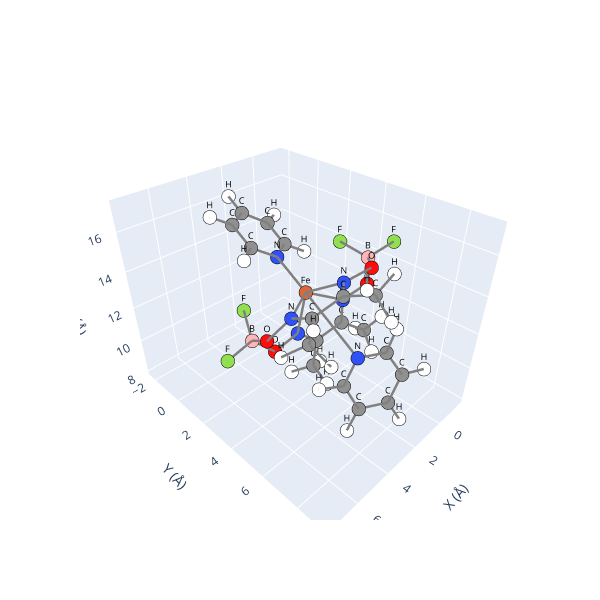

The notebook cell saved with this chart:
### Code cell
mol_hs.view()

### Figure 1 — Plotly figure (JSON) as saved in the notebook; plotly's stock layout.template omitted (floating-point values rounded to 4 significant figures)
{"data": [{"hoverinfo": "text", "marker": {"color": ["#E06633", "#3050F8", "#3050F8", "#3050F8", "#3050F8", "#FF0D0D", "#FF0D0D", "#FF0D0D", "#909090", "#909090", "#909090", "#909090", "#909090", "#FFFFFF", "#FFFFFF", "#FFFFFF", "#909090", "#FFFFFF", "#FFFFFF", "#FFFFFF", "#909090", "#FFFFFF", "#FFFFFF", "#FFFFFF", "#FFB5B5", "#FFB5B5", "#90E050", "#90E050", "#90E050", "#3050F8", "#909090", "#FFFFFF", "#909090", "#909090", "#909090", "#FFFFFF", "#909090", "#FFFFFF", "#3050F8", "#909090", "#FFFFFF", "#909090", "#FFFFFF", "#909090", "#FFFFFF", "#909090", "#FFFFFF", "#909090", "#FFFFFF", "#909090", "#FFFFFF", "#FFFFFF", "#FFFFFF", "#FF0D0D", "#90E050", "#FFFFFF", "#FFFFFF"], "line": {"color": "black", "width": 1}, "size": 8}, "mode": "markers", "showlegend": false, "text": ["Fe", "N", "N", "N", "N", "O", "O", "O", "C", "C", "C", "C", "C", "H", "H", "H", "C", "H", "H", "H", "C", "H", "H", "H", "B", "B", "F", "F", "F", "N", "C", "H", "C", "C", "C", "H", "C", "H", "N", "C", "H", "C", "H", "C", "H", "C", "H", "C", "H", "C", "H", "H", "H", "O", "F", "H", "H"], "type": "scatter3d", "x": [2.881, 2.517, 4.76, 3.313, 1.071, 1.296, 5.813, 4.529, 3.525, 4.796, 2.336, 1.067, 3.395, 2.437, 3.422, 4.225, 5.966, 6.841, 6.203, 5.728, 2.502, 3.369, 2.689, 1.598, 0.2116, 5.568, 0.6016, 5.078, 6.728, 2.749, 1.603, 0.7659, 1.475, 2.567, 3.752, 4.633, 3.807, 4.722, 3.167, 1.954, 1.34, 1.463, 0.4636, 2.278, 1.932, 3.541, 4.208, 3.939, 4.909, -0.08744, -0.8598, -0.5262, 0.2388, 0.01148, -0.9487, 2.495, 0.5269], "y": [3.727, 5.459, 4.7, 3.657, 4.321, 5.874, 4.372, 3.429, 6.251, 5.831, 3.91, 4.327, 7.591, 7.657, 8.382, 7.782, 6.759, 6.237, 7.165, 7.615, 3.907, 3.29, 4.933, 3.532, 4.899, 3.154, 3.629, 2.134, 2.855, 1.862, 1.161, 1.632, -0.08473, -0.6085, 0.1295, -0.2413, 1.359, 1.955, 6.895, 7.454, 7.412, 8.036, 8.48, 8.032, 8.482, 7.435, 7.399, 6.876, 6.372, 4.812, 5.228, 3.984, 5.585, 4.828, 5.356, -1.581, -0.6255], "z": [13.67, 14.82, 13.74, 11.59, 12.71, 15.2, 12.97, 11.07, 15.02, 14.38, 10.77, 11.41, 15.67, 16.2, 14.89, 16.36, 14.33, 13.92, 15.32, 13.67, 9.283, 9.01, 8.917, 8.779, 14.85, 12.13, 15.3, 12.96, 11.49, 14.62, 14.57, 14.05, 15.18, 15.88, 15.93, 16.47, 15.28, 15.26, 12.07, 11.99, 12.9, 10.82, 10.8, 9.681, 8.745, 9.76, 8.894, 10.98, 11.08, 10.59, 11.25, 10.01, 9.878, 13.36, 15.39, 16.38, 15.12]}, {"hoverinfo": "none", "mode": "text", "showlegend": false, "text": ["Fe", "N", "N", "N", "N", "O", "O", "O", "C", "C", "C", "C", "C", "H", "H", "H", "C", "H", "H", "H", "C", "H", "H", "H", "B", "B", "F", "F", "F", "N", "C", "H", "C", "C", "C", "H", "C", "H", "N", "C", "H", "C", "H", "C", "H", "C", "H", "C", "H", "C", "H", "H", "H", "O", "F", "H", "H"], "textfont": {"color": "black", "size": 9}, "type": "scatter3d", "x": [2.881, 2.517, 4.76, 3.313, 1.071, 1.296, 5.813, 4.529, 3.525, 4.796, 2.336, 1.067, 3.395, 2.437, 3.422, 4.225, 5.966, 6.841, 6.203, 5.728, 2.502, 3.369, 2.689, 1.598, 0.2116, 5.568, 0.6016, 5.078, 6.728, 2.749, 1.603, 0.7659, 1.475, 2.567, 3.752, 4.633, 3.807, 4.722, 3.167, 1.954, 1.34, 1.463, 0.4636, 2.278, 1.932, 3.541, 4.208, 3.939, 4.909, -0.08744, -0.8598, -0.5262, 0.2388, 0.01148, -0.9487, 2.495, 0.5269], "y": [3.727, 5.459, 4.7, 3.657, 4.321, 5.874, 4.372, 3.429, 6.251, 5.831, 3.91, 4.327, 7.591, 7.657, 8.382, 7.782, 6.759, 6.237, 7.165, 7.615, 3.907, 3.29, 4.933, 3.532, 4.899, 3.154, 3.629, 2.134, 2.855, 1.862, 1.161, 1.632, -0.08473, -0.6085, 0.1295, -0.2413, 1.359, 1.955, 6.895, 7.454, 7.412, 8.036, 8.48, 8.032, 8.482, 7.435, 7.399, 6.876, 6.372, 4.812, 5.228, 3.984, 5.585, 4.828, 5.356, -1.581, -0.6255], "z": [13.67, 14.82, 13.74, 11.59, 12.71, 15.2, 12.97, 11.07, 15.02, 14.38, 10.77, 11.41, 15.67, 16.2, 14.89, 16.36, 14.33, 13.92, 15.32, 13.67, 9.283, 9.01, 8.917, 8.779, 14.85, 12.13, 15.3, 12.96, 11.49, 14.62, 14.57, 14.05, 15.18, 15.88, 15.93, 16.47, 15.28, 15.26, 12.07, 11.99, 12.9, 10.82, 10.8, 9.681, 8.745, 9.76, 8.894, 10.98, 11.08, 10.59, 11.25, 10.01, 9.878, 13.36, 15.39, 16.38, 15.12]}, {"hoverinfo": "none", "line": {"color": "gray", "width": 5}, "mode": "lines", "showlegend": false, "type": "scatter3d", "x": [1.071, 2.881], "y": [4.321, 3.727], "z": [12.71, 13.67]}, {"hoverinfo": "none", "line": {"color": "gray", "width": 5}, "mode": "lines", "showlegend": false, "type": "scatter3d", "x": [0.2388, -0.08744], "y": [5.585, 4.812], "z": [9.878, 10.59]}, {"hoverinfo": "none", "line": {"color": "gray", "width": 5}, "mode": "lines", "showlegend": false, "type": "scatter3d", "x": [1.296, 2.517], "y": [5.874, 5.459], "z": [15.2, 14.82]}, {"hoverinfo": "none", "line": {"color": "gray", "width": 5}, "mode": "lines", "showlegend": false, "type": "scatter3d", "x": [3.525, 4.796], "y": [6.251, 5.831], "z": [15.02, 14.38]}, {"hoverinfo": "none", "line": {"color": "gray", "width": 5}, "mode": "lines", "showlegend": false, "type": "scatter3d", "x": [4.796, 3.525], "y": [5.831, 6.251], "z": [14.38, 15.02]}, {"hoverinfo": "none", "line": {"color": "gray", "width": 5}, "mode": "lines", "showlegend": false, "type": "scatter3d", "x": [5.813, 4.76], "y": [4.372, 4.7], "z": [12.97, 13.74]}, {"hoverinfo": "none", "line": {"color": "gray", "width": 5}, "mode": "lines", "showlegend": false, "type": "scatter3d", "x": [1.475, 1.603], "y": [-0.08473, 1.161], "z": [15.18, 14.57]}, {"hoverinfo": "none", "line": {"color": "gray", "width": 5}, "mode": "lines", "showlegend": false, "type": "scatter3d", "x": [0.2116, 0.6016], "y": [4.899, 3.629], "z": [14.85, 15.3]}, {"hoverinfo": "none", "line": {"color": "gray", "width": 5}, "mode": "lines", "showlegend": false, "type": "scatter3d", "x": [1.463, 0.4636], "y": [8.036, 8.48], "z": [10.82, 10.8]}, {"hoverinfo": "none", "line": {"color": "gray", "width": 5}, "mode": "lines", "showlegend": false, "type": "scatter3d", "x": [0.4636, 1.463], "y": [8.48, 8.036], "z": [10.8, 10.82]}, {"hoverinfo": "none", "line": {"color": "gray", "width": 5}, "mode": "lines", "showlegend": false, "type": "scatter3d", "x": [2.502, 2.689], "y": [3.907, 4.933], "z": [9.283, 8.917]}, {"hoverinfo": "none", "line": {"color": "gray", "width": 5}, "mode": "lines", "showlegend": false, "type": "scatter3d", "x": [-0.9487, 0.2116], "y": [5.356, 4.899], "z": [15.39, 14.85]}, {"hoverinfo": "none", "line": {"color": "gray", "width": 5}, "mode": "lines", "showlegend": false, "type": "scatter3d", "x": [4.909, 3.939], "y": [6.372, 6.876], "z": [11.08, 10.98]}, {"hoverinfo": "none", "line": {"color": "gray", "width": 5}, "mode": "lines", "showlegend": false, "type": "scatter3d", "x": [3.167, 2.881], "y": [6.895, 3.727], "z": [12.07, 13.67]}, {"hoverinfo": "none", "line": {"color": "gray", "width": 5}, "mode": "lines", "showlegend": false, "type": "scatter3d", "x": [2.517, 3.525], "y": [5.459, 6.251], "z": [14.82, 15.02]}, {"hoverinfo": "none", "line": {"color": "gray", "width": 5}, "mode": "lines", "showlegend": false, "type": "scatter3d", "x": [4.529, 3.313], "y": [3.429, 3.657], "z": [11.07, 11.59]}, {"hoverinfo": "none", "line": {"color": "gray", "width": 5}, "mode": "lines", "showlegend": false, "type": "scatter3d", "x": [2.336, 2.502], "y": [3.91, 3.907], "z": [10.77, 9.283]}, {"hoverinfo": "none", "line": {"color": "gray", "width": 5}, "mode": "lines", "showlegend": false, "type": "scatter3d", "x": [3.939, 4.909], "y": [6.876, 6.372], "z": [10.98, 11.08]}, {"hoverinfo": "none", "line": {"color": "gray", "width": 5}, "mode": "lines", "showlegend": false, "type": "scatter3d", "x": [5.568, 5.078], "y": [3.154, 2.134], "z": [12.13, 12.96]}, {"hoverinfo": "none", "line": {"color": "gray", "width": 5}, "mode": "lines", "showlegend": false, "type": "scatter3d", "x": [1.598, 2.502], "y": [3.532, 3.907], "z": [8.779, 9.283]}, {"hoverinfo": "none", "line": {"color": "gray", "width": 5}, "mode": "lines", "showlegend": false, "type": "scatter3d", "x": [2.749, 3.807], "y": [1.862, 1.359], "z": [14.62, 15.28]}, {"hoverinfo": "none", "line": {"color": "gray", "width": 5}, "mode": "lines", "showlegend": false, "type": "scatter3d", "x": [6.841, 5.966], "y": [6.237, 6.759], "z": [13.92, 14.33]}, {"hoverinfo": "none", "line": {"color": "gray", "width": 5}, "mode": "lines", "showlegend": false, "type": "scatter3d", "x": [3.167, 1.954], "y": [6.895, 7.454], "z": [12.07, 11.99]}, {"hoverinfo": "none", "line": {"color": "gray", "width": 5}, "mode": "lines", "showlegend": false, "type": "scatter3d", "x": [0.5269, 1.475], "y": [-0.6255, -0.08473], "z": [15.12, 15.18]}, {"hoverinfo": "none", "line": {"color": "gray", "width": 5}, "mode": "lines", "showlegend": false, "type": "scatter3d", "x": [2.437, 3.395], "y": [7.657, 7.591], "z": [16.2, 15.67]}, {"hoverinfo": "none", "line": {"color": "gray", "width": 5}, "mode": "lines", "showlegend": false, "type": "scatter3d", "x": [-0.08744, 1.067], "y": [4.812, 4.327], "z": [10.59, 11.41]}, {"hoverinfo": "none", "line": {"color": "gray", "width": 5}, "mode": "lines", "showlegend": false, "type": "scatter3d", "x": [5.966, 6.841], "y": [6.759, 6.237], "z": [14.33, 13.92]}, {"hoverinfo": "none", "line": {"color": "gray", "width": 5}, "mode": "lines", "showlegend": false, "type": "scatter3d", "x": [-0.8598, -0.08744], "y": [5.228, 4.812], "z": [11.25, 10.59]}, {"hoverinfo": "none", "line": {"color": "gray", "width": 5}, "mode": "lines", "showlegend": false, "type": "scatter3d", "x": [3.395, 2.437], "y": [7.591, 7.657], "z": [15.67, 16.2]}, {"hoverinfo": "none", "line": {"color": "gray", "width": 5}, "mode": "lines", "showlegend": false, "type": "scatter3d", "x": [3.313, 2.336], "y": [3.657, 3.91], "z": [11.59, 10.77]}, {"hoverinfo": "none", "line": {"color": "gray", "width": 5}, "mode": "lines", "showlegend": false, "type": "scatter3d", "x": [4.208, 3.541], "y": [7.399, 7.435], "z": [8.894, 9.76]}, {"hoverinfo": "none", "line": {"color": "gray", "width": 5}, "mode": "lines", "showlegend": false, "type": "scatter3d", "x": [2.881, 4.76], "y": [3.727, 4.7], "z": [13.67, 13.74]}, {"hoverinfo": "none", "line": {"color": "gray", "width": 5}, "mode": "lines", "showlegend": false, "type": "scatter3d", "x": [-0.08744, -0.8598], "y": [4.812, 5.228], "z": [10.59, 11.25]}, {"hoverinfo": "none", "line": {"color": "gray", "width": 5}, "mode": "lines", "showlegend": false, "type": "scatter3d", "x": [0.2116, 1.296], "y": [4.899, 5.874], "z": [14.85, 15.2]}, {"hoverinfo": "none", "line": {"color": "gray", "width": 5}, "mode": "lines", "showlegend": false, "type": "scatter3d", "x": [3.807, 3.752], "y": [1.359, 0.1295], "z": [15.28, 15.93]}, {"hoverinfo": "none", "line": {"color": "gray", "width": 5}, "mode": "lines", "showlegend": false, "type": "scatter3d", "x": [3.541, 4.208], "y": [7.435, 7.399], "z": [9.76, 8.894]}, {"hoverinfo": "none", "line": {"color": "gray", "width": 5}, "mode": "lines", "showlegend": false, "type": "scatter3d", "x": [1.463, 1.954], "y": [8.036, 7.454], "z": [10.82, 11.99]}, {"hoverinfo": "none", "line": {"color": "gray", "width": 5}, "mode": "lines", "showlegend": false, "type": "scatter3d", "x": [0.01148, 1.071], "y": [4.828, 4.321], "z": [13.36, 12.71]}, {"hoverinfo": "none", "line": {"color": "gray", "width": 5}, "mode": "lines", "showlegend": false, "type": "scatter3d", "x": [5.966, 5.728], "y": [6.759, 7.615], "z": [14.33, 13.67]}, {"hoverinfo": "none", "line": {"color": "gray", "width": 5}, "mode": "lines", "showlegend": false, "type": "scatter3d", "x": [6.203, 5.966], "y": [7.165, 6.759], "z": [15.32, 14.33]}, {"hoverinfo": "none", "line": {"color": "gray", "width": 5}, "mode": "lines", "showlegend": false, "type": "scatter3d", "x": [2.502, 2.336], "y": [3.907, 3.91], "z": [9.283, 10.77]}, {"hoverinfo": "none", "line": {"color": "gray", "width": 5}, "mode": "lines", "showlegend": false, "type": "scatter3d", "x": [3.395, 4.225], "y": [7.591, 7.782], "z": [15.67, 16.36]}, {"hoverinfo": "none", "line": {"color": "gray", "width": 5}, "mode": "lines", "showlegend": false, "type": "scatter3d", "x": [3.422, 3.395], "y": [8.382, 7.591], "z": [14.89, 15.67]}, {"hoverinfo": "none", "line": {"color": "gray", "width": 5}, "mode": "lines", "showlegend": false, "type": "scatter3d", "x": [1.071, 1.067], "y": [4.321, 4.327], "z": [12.71, 11.41]}, {"hoverinfo": "none", "line": {"color": "gray", "width": 5}, "mode": "lines", "showlegend": false, "type": "scatter3d", "x": [1.954, 1.463], "y": [7.454, 8.036], "z": [11.99, 10.82]}, {"hoverinfo": "none", "line": {"color": "gray", "width": 5}, "mode": "lines", "showlegend": false, "type": "scatter3d", "x": [1.067, 1.071], "y": [4.327, 4.321], "z": [11.41, 12.71]}, {"hoverinfo": "none", "line": {"color": "gray", "width": 5}, "mode": "lines", "showlegend": false, "type": "scatter3d", "x": [0.2116, 0.01148], "y": [4.899, 4.828], "z": [14.85, 13.36]}, {"hoverinfo": "none", "line": {"color": "gray", "width": 5}, "mode": "lines", "showlegend": false, "type": "scatter3d", "x": [4.796, 5.966], "y": [5.831, 6.759], "z": [14.38, 14.33]}, {"hoverinfo": "none", "line": {"color": "gray", "width": 5}, "mode": "lines", "showlegend": false, "type": "scatter3d", "x": [-0.08744, 0.2388], "y": [4.812, 5.585], "z": [10.59, 9.878]}, {"hoverinfo": "none", "line": {"color": "gray", "width": 5}, "mode": "lines", "showlegend": false, "type": "scatter3d", "x": [2.517, 1.296], "y": [5.459, 5.874], "z": [14.82, 15.2]}, {"hoverinfo": "none", "line": {"color": "gray", "width": 5}, "mode": "lines", "showlegend": false, "type": "scatter3d", "x": [5.568, 5.813], "y": [3.154, 4.372], "z": [12.13, 12.97]}, {"hoverinfo": "none", "line": {"color": "gray", "width": 5}, "mode": "lines", "showlegend": false, "type": "scatter3d", "x": [1.603, 2.749], "y": [1.161, 1.862], "z": [14.57, 14.62]}, {"hoverinfo": "none", "line": {"color": "gray", "width": 5}, "mode": "lines", "showlegend": false, "type": "scatter3d", "x": [3.939, 3.541], "y": [6.876, 7.435], "z": [10.98, 9.76]}, {"hoverinfo": "none", "line": {"color": "gray", "width": 5}, "mode": "lines", "showlegend": false, "type": "scatter3d", "x": [3.395, 3.525], "y": [7.591, 6.251], "z": [15.67, 15.02]}, {"hoverinfo": "none", "line": {"color": "gray", "width": 5}, "mode": "lines", "showlegend": false, "type": "scatter3d", "x": [2.278, 1.463], "y": [8.032, 8.036], "z": [9.681, 10.82]}, {"hoverinfo": "none", "line": {"color": "gray", "width": 5}, "mode": "lines", "showlegend": false, "type": "scatter3d", "x": [2.502, 3.369], "y": [3.907, 3.29], "z": [9.283, 9.01]}, {"hoverinfo": "none", "line": {"color": "gray", "width": 5}, "mode": "lines", "showlegend": false, "type": "scatter3d", "x": [3.369, 2.502], "y": [3.29, 3.907], "z": [9.01, 9.283]}, {"hoverinfo": "none", "line": {"color": "gray", "width": 5}, "mode": "lines", "showlegend": false, "type": "scatter3d", "x": [0.7659, 1.603], "y": [1.632, 1.161], "z": [14.05, 14.57]}, {"hoverinfo": "none", "line": {"color": "gray", "width": 5}, "mode": "lines", "showlegend": false, "type": "scatter3d", "x": [2.495, 2.567], "y": [-1.581, -0.6085], "z": [16.38, 15.88]}, {"hoverinfo": "none", "line": {"color": "gray", "width": 5}, "mode": "lines", "showlegend": false, "type": "scatter3d", "x": [3.807, 2.749], "y": [1.359, 1.862], "z": [15.28, 14.62]}, {"hoverinfo": "none", "line": {"color": "gray", "width": 5}, "mode": "lines", "showlegend": false, "type": "scatter3d", "x": [4.76, 5.813], "y": [4.7, 4.372], "z": [13.74, 12.97]}, {"hoverinfo": "none", "line": {"color": "gray", "width": 5}, "mode": "lines", "showlegend": false, "type": "scatter3d", "x": [6.728, 5.568], "y": [2.855, 3.154], "z": [11.49, 12.13]}, {"hoverinfo": "none", "line": {"color": "gray", "width": 5}, "mode": "lines", "showlegend": false, "type": "scatter3d", "x": [3.939, 3.167], "y": [6.876, 6.895], "z": [10.98, 12.07]}, {"hoverinfo": "none", "line": {"color": "gray", "width": 5}, "mode": "lines", "showlegend": false, "type": "scatter3d", "x": [1.603, 0.7659], "y": [1.161, 1.632], "z": [14.57, 14.05]}, {"hoverinfo": "none", "line": {"color": "gray", "width": 5}, "mode": "lines", "showlegend": false, "type": "scatter3d", "x": [3.313, 4.529], "y": [3.657, 3.429], "z": [11.59, 11.07]}, {"hoverinfo": "none", "line": {"color": "gray", "width": 5}, "mode": "lines", "showlegend": false, "type": "scatter3d", "x": [2.502, 1.598], "y": [3.907, 3.532], "z": [9.283, 8.779]}, {"hoverinfo": "none", "line": {"color": "gray", "width": 5}, "mode": "lines", "showlegend": false, "type": "scatter3d", "x": [2.689, 2.502], "y": [4.933, 3.907], "z": [8.917, 9.283]}, {"hoverinfo": "none", "line": {"color": "gray", "width": 5}, "mode": "lines", "showlegend": false, "type": "scatter3d", "x": [4.796, 4.76], "y": [5.831, 4.7], "z": [14.38, 13.74]}, {"hoverinfo": "none", "line": {"color": "gray", "width": 5}, "mode": "lines", "showlegend": false, "type": "scatter3d", "x": [3.167, 3.939], "y": [6.895, 6.876], "z": [12.07, 10.98]}, {"hoverinfo": "none", "line": {"color": "gray", "width": 5}, "mode": "lines", "showlegend": false, "type": "scatter3d", "x": [2.336, 3.313], "y": [3.91, 3.657], "z": [10.77, 11.59]}, {"hoverinfo": "none", "line": {"color": "gray", "width": 5}, "mode": "lines", "showlegend": false, "type": "scatter3d", "x": [2.517, 2.881], "y": [5.459, 3.727], "z": [14.82, 13.67]}, {"hoverinfo": "none", "line": {"color": "gray", "width": 5}, "mode": "lines", "showlegend": false, "type": "scatter3d", "x": [3.541, 2.278], "y": [7.435, 8.032], "z": [9.76, 9.681]}, {"hoverinfo": "none", "line": {"color": "gray", "width": 5}, "mode": "lines", "showlegend": false, "type": "scatter3d", "x": [2.881, 2.749], "y": [3.727, 1.862], "z": [13.67, 14.62]}, {"hoverinfo": "none", "line": {"color": "gray", "width": 5}, "mode": "lines", "showlegend": false, "type": "scatter3d", "x": [5.568, 6.728], "y": [3.154, 2.855], "z": [12.13, 11.49]}, {"hoverinfo": "none", "line": {"color": "gray", "width": 5}, "mode": "lines", "showlegend": false, "type": "scatter3d", "x": [2.881, 3.167], "y": [3.727, 6.895], "z": [13.67, 12.07]}, {"hoverinfo": "none", "line": {"color": "gray", "width": 5}, "mode": "lines", "showlegend": false, "type": "scatter3d", "x": [3.313, 2.881], "y": [3.657, 3.727], "z": [11.59, 13.67]}, {"hoverinfo": "none", "line": {"color": "gray", "width": 5}, "mode": "lines", "showlegend": false, "type": "scatter3d", "x": [-0.5262, -0.08744], "y": [3.984, 4.812], "z": [10.01, 10.59]}, {"hoverinfo": "none", "line": {"color": "gray", "width": 5}, "mode": "lines", "showlegend": false, "type": "scatter3d", "x": [2.278, 3.541], "y": [8.032, 7.435], "z": [9.681, 9.76]}, {"hoverinfo": "none", "line": {"color": "gray", "width": 5}, "mode": "lines", "showlegend": false, "type": "scatter3d", "x": [4.529, 5.568], "y": [3.429, 3.154], "z": [11.07, 12.13]}, {"hoverinfo": "none", "line": {"color": "gray", "width": 5}, "mode": "lines", "showlegend": false, "type": "scatter3d", "x": [2.881, 1.071], "y": [3.727, 4.321], "z": [13.67, 12.71]}, {"hoverinfo": "none", "line": {"color": "gray", "width": 5}, "mode": "lines", "showlegend": false, "type": "scatter3d", "x": [3.752, 3.807], "y": [0.1295, 1.359], "z": [15.93, 15.28]}, {"hoverinfo": "none", "line": {"color": "gray", "width": 5}, "mode": "lines", "showlegend": false, "type": "scatter3d", "x": [5.966, 4.796], "y": [6.759, 5.831], "z": [14.33, 14.38]}, {"hoverinfo": "none", "line": {"color": "gray", "width": 5}, "mode": "lines", "showlegend": false, "type": "scatter3d", "x": [1.067, -0.08744], "y": [4.327, 4.812], "z": [11.41, 10.59]}, {"hoverinfo": "none", "line": {"color": "gray", "width": 5}, "mode": "lines", "showlegend": false, "type": "scatter3d", "x": [3.395, 3.422], "y": [7.591, 8.382], "z": [15.67, 14.89]}, {"hoverinfo": "none", "line": {"color": "gray", "width": 5}, "mode": "lines", "showlegend": false, "type": "scatter3d", "x": [2.749, 1.603], "y": [1.862, 1.161], "z": [14.62, 14.57]}, {"hoverinfo": "none", "line": {"color": "gray", "width": 5}, "mode": "lines", "showlegend": false, "type": "scatter3d", "x": [4.633, 3.752], "y": [-0.2413, 0.1295], "z": [16.47, 15.93]}, {"hoverinfo": "none", "line": {"color": "gray", "width": 5}, "mode": "lines", "showlegend": false, "type": "scatter3d", "x": [1.475, 0.5269], "y": [-0.08473, -0.6255], "z": [15.18, 15.12]}, {"hoverinfo": "none", "line": {"color": "gray", "width": 5}, "mode": "lines", "showlegend": false, "type": "scatter3d", "x": [0.01148, 0.2116], "y": [4.828, 4.899], "z": [13.36, 14.85]}, {"hoverinfo": "none", "line": {"color": "gray", "width": 5}, "mode": "lines", "showlegend": false, "type": "scatter3d", "x": [2.567, 2.495], "y": [-0.6085, -1.581], "z": [15.88, 16.38]}, {"hoverinfo": "none", "line": {"color": "gray", "width": 5}, "mode": "lines", "showlegend": false, "type": "scatter3d", "x": [3.525, 2.517], "y": [6.251, 5.459], "z": [15.02, 14.82]}, {"hoverinfo": "none", "line": {"color": "gray", "width": 5}, "mode": "lines", "showlegend": false, "type": "scatter3d", "x": [3.541, 3.939], "y": [7.435, 6.876], "z": [9.76, 10.98]}, {"hoverinfo": "none", "line": {"color": "gray", "width": 5}, "mode": "lines", "showlegend": false, "type": "scatter3d", "x": [0.6016, 0.2116], "y": [3.629, 4.899], "z": [15.3, 14.85]}, {"hoverinfo": "none", "line": {"color": "gray", "width": 5}, "mode": "lines", "showlegend": false, "type": "scatter3d", "x": [1.463, 2.278], "y": [8.036, 8.032], "z": [10.82, 9.681]}, {"hoverinfo": "none", "line": {"color": "gray", "width": 5}, "mode": "lines", "showlegend": false, "type": "scatter3d", "x": [0.2116, -0.9487], "y": [4.899, 5.356], "z": [14.85, 15.39]}, {"hoverinfo": "none", "line": {"color": "gray", "width": 5}, "mode": "lines", "showlegend": false, "type": "scatter3d", "x": [3.525, 3.395], "y": [6.251, 7.591], "z": [15.02, 15.67]}, {"hoverinfo": "none", "line": {"color": "gray", "width": 5}, "mode": "lines", "showlegend": false, "type": "scatter3d", "x": [5.078, 5.568], "y": [2.134, 3.154], "z": [12.96, 12.13]}, {"hoverinfo": "none", "line": {"color": "gray", "width": 5}, "mode": "lines", "showlegend": false, "type": "scatter3d", "x": [5.568, 4.529], "y": [3.154, 3.429], "z": [12.13, 11.07]}, {"hoverinfo": "none", "line": {"color": "gray", "width": 5}, "mode": "lines", "showlegend": false, "type": "scatter3d", "x": [3.807, 4.722], "y": [1.359, 1.955], "z": [15.28, 15.26]}, {"hoverinfo": "none", "line": {"color": "gray", "width": 5}, "mode": "lines", "showlegend": false, "type": "scatter3d", "x": [4.722, 3.807], "y": [1.955, 1.359], "z": [15.26, 15.28]}, {"hoverinfo": "none", "line": {"color": "gray", "width": 5}, "mode": "lines", "showlegend": false, "type": "scatter3d", "x": [1.475, 2.567], "y": [-0.08473, -0.6085], "z": [15.18, 15.88]}, {"hoverinfo": "none", "line": {"color": "gray", "width": 5}, "mode": "lines", "showlegend": false, "type": "scatter3d", "x": [2.567, 1.475], "y": [-0.6085, -0.08473], "z": [15.88, 15.18]}, {"hoverinfo": "none", "line": {"color": "gray", "width": 5}, "mode": "lines", "showlegend": false, "type": "scatter3d", "x": [1.954, 3.167], "y": [7.454, 6.895], "z": [11.99, 12.07]}, {"hoverinfo": "none", "line": {"color": "gray", "width": 5}, "mode": "lines", "showlegend": false, "type": "scatter3d", "x": [2.881, 2.517], "y": [3.727, 5.459], "z": [13.67, 14.82]}, {"hoverinfo": "none", "line": {"color": "gray", "width": 5}, "mode": "lines", "showlegend": false, "type": "scatter3d", "x": [3.752, 2.567], "y": [0.1295, -0.6085], "z": [15.93, 15.88]}, {"hoverinfo": "none", "line": {"color": "gray", "width": 5}, "mode": "lines", "showlegend": false, "type": "scatter3d", "x": [2.336, 1.067], "y": [3.91, 4.327], "z": [10.77, 11.41]}, {"hoverinfo": "none", "line": {"color": "gray", "width": 5}, "mode": "lines", "showlegend": false, "type": "scatter3d", "x": [1.067, 2.336], "y": [4.327, 3.91], "z": [11.41, 10.77]}, {"hoverinfo": "none", "line": {"color": "gray", "width": 5}, "mode": "lines", "showlegend": false, "type": "scatter3d", "x": [1.296, 0.2116], "y": [5.874, 4.899], "z": [15.2, 14.85]}, {"hoverinfo": "none", "line": {"color": "gray", "width": 5}, "mode": "lines", "showlegend": false, "type": "scatter3d", "x": [2.749, 2.881], "y": [1.862, 3.727], "z": [14.62, 13.67]}, {"hoverinfo": "none", "line": {"color": "gray", "width": 5}, "mode": "lines", "showlegend": false, "type": "scatter3d", "x": [1.603, 1.475], "y": [1.161, -0.08473], "z": [14.57, 15.18]}, {"hoverinfo": "none", "line": {"color": "gray", "width": 5}, "mode": "lines", "showlegend": false, "type": "scatter3d", "x": [1.071, 0.01148], "y": [4.321, 4.828], "z": [12.71, 13.36]}, {"hoverinfo": "none", "line": {"color": "gray", "width": 5}, "mode": "lines", "showlegend": false, "type": "scatter3d", "x": [5.966, 6.203], "y": [6.759, 7.165], "z": [14.33, 15.32]}, {"hoverinfo": "none", "line": {"color": "gray", "width": 5}, "mode": "lines", "showlegend": false, "type": "scatter3d", "x": [2.567, 3.752], "y": [-0.6085, 0.1295], "z": [15.88, 15.93]}, {"hoverinfo": "none", "line": {"color": "gray", "width": 5}, "mode": "lines", "showlegend": false, "type": "scatter3d", "x": [5.813, 5.568], "y": [4.372, 3.154], "z": [12.97, 12.13]}, {"hoverinfo": "none", "line": {"color": "gray", "width": 5}, "mode": "lines", "showlegend": false, "type": "scatter3d", "x": [2.278, 1.932], "y": [8.032, 8.482], "z": [9.681, 8.745]}, {"hoverinfo": "none", "line": {"color": "gray", "width": 5}, "mode": "lines", "showlegend": false, "type": "scatter3d", "x": [1.932, 2.278], "y": [8.482, 8.032], "z": [8.745, 9.681]}, {"hoverinfo": "none", "line": {"color": "gray", "width": 5}, "mode": "lines", "showlegend": false, "type": "scatter3d", "x": [1.954, 1.34], "y": [7.454, 7.412], "z": [11.99, 12.9]}, {"hoverinfo": "none", "line": {"color": "gray", "width": 5}, "mode": "lines", "showlegend": false, "type": "scatter3d", "x": [2.881, 3.313], "y": [3.727, 3.657], "z": [13.67, 11.59]}, {"hoverinfo": "none", "line": {"color": "gray", "width": 5}, "mode": "lines", "showlegend": false, "type": "scatter3d", "x": [4.76, 2.881], "y": [4.7, 3.727], "z": [13.74, 13.67]}, {"hoverinfo": "none", "line": {"color": "gray", "width": 5}, "mode": "lines", "showlegend": false, "type": "scatter3d", "x": [5.728, 5.966], "y": [7.615, 6.759], "z": [13.67, 14.33]}, {"hoverinfo": "none", "line": {"color": "gray", "width": 5}, "mode": "lines", "showlegend": false, "type": "scatter3d", "x": [3.752, 4.633], "y": [0.1295, -0.2413], "z": [15.93, 16.47]}, {"hoverinfo": "none", "line": {"color": "gray", "width": 5}, "mode": "lines", "showlegend": false, "type": "scatter3d", "x": [1.34, 1.954], "y": [7.412, 7.454], "z": [12.9, 11.99]}, {"hoverinfo": "none", "line": {"color": "gray", "width": 5}, "mode": "lines", "showlegend": false, "type": "scatter3d", "x": [-0.08744, -0.5262], "y": [4.812, 3.984], "z": [10.59, 10.01]}, {"hoverinfo": "none", "line": {"color": "gray", "width": 5}, "mode": "lines", "showlegend": false, "type": "scatter3d", "x": [4.76, 4.796], "y": [4.7, 5.831], "z": [13.74, 14.38]}, {"hoverinfo": "none", "line": {"color": "gray", "width": 5}, "mode": "lines", "showlegend": false, "type": "scatter3d", "x": [4.225, 3.395], "y": [7.782, 7.591], "z": [16.36, 15.67]}], "layout": {"height": 600, "scene": {"xaxis": {"range": [-1.949, 7.841], "title": {"text": "X (Å)"}}, "yaxis": {"range": [-2.581, 9.482], "title": {"text": "Y (Å)"}}, "zaxis": {"range": [7.745, 17.47], "title": {"text": "Z (Å)"}}}, "width": 600}}
